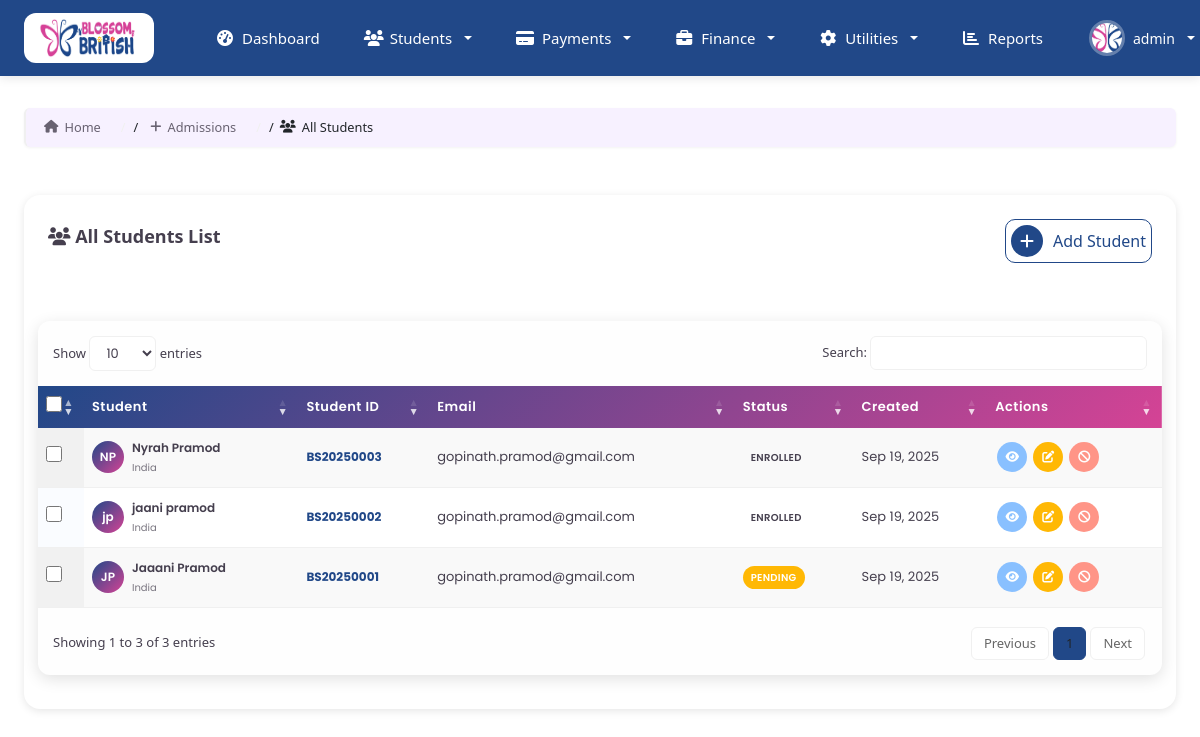
/admissions/students/ (signed in), run on the app's committed database.
### home/models.py (models this page shows, shortened)
class CustomUser(AbstractBaseUser, PermissionsMixin):
    email = models.EmailField(unique=True, verbose_name='email address')
    username = models.CharField(max_length=30, unique=True,verbose_name='username')
    first_name = models.CharField(max_length=30, blank=True, verbose_name='first name')
    last_name = models.CharField(max_length=30, blank=True, verbose_name='last name')
    is_active = models.BooleanField(default=True, verbose_name='active')
    is_staff = models.BooleanField(default=False, verbose_name='staff status')
    avatar = models.ImageField(upload_to='avatars/', blank=True, null=True)
    role = models.CharField(max_length=20,
                            choices=(
                                ("user","user"),
                                ("account","account"),
                                ("admin","admin"),
                            ),
                            default='user'
                            )
    date_joined = models.DateTimeField(auto_now_add=True, verbose_name='date joined')
    objects = CustomUserManager()
    USERNAME_FIELD = 'username'
    REQUIRED_FIELDS = ["first_name", "last_name", "email"]
    class Meta:
        verbose_name = 'user'
        verbose_name_plural = 'users'

### students/models.py (models this page shows, shortened)
class Student(models.Model):
    GENDER_CHOICES = [
        ('M', 'Male'),
        ('F', 'Female'),
    ]
    STATUS_CHOICES = [
        ('pending', 'Pending'),
        ('approved', 'Approved'),
        ('enrolled', 'Enrolled'),
        ('rejected', 'Rejected'),
        ('graduated', 'Graduated'),
        ('transferred', 'Transferred'),
        ('withdrawn', 'Withdrawn'),
    ]
    DAYS_CHOICES = [
        ('2_days', '2 Days'),
        ('3_days', '3 Days'),
        ('4_days', '4 Days'),
        ('5_days', '5 Days'),
        ('6_days', '6 Days'),
        ('full_week', 'Full Week'),
    ]
    id = models.UUIDField(primary_key=True, default=uuid.uuid4, editable=False)
    student_id = models.CharField(max_length=20, unique=True, blank=True)
    first_name = models.CharField(max_length=100)
    last_name = models.CharField(max_length=100)
    family_name = models.CharField(max_length=100, blank=True)
    nationality = models.CharField(max_length=100)
    gender = models.CharField(max_length=1, choices=GENDER_CHOICES)
    date_of_birth = models.DateField()
    age_at_enrollment = models.IntegerField(blank=True, null=True)
    religion = models.CharField(max_length=100, blank=True)
    child_emirates_id = models.CharField(max_length=20, blank=True)
    languages_spoken = models.TextField(blank=True)
    child_photo = models.ImageField(upload_to='student_photos/child/', blank=True, null=True)
    mother_photo = models.ImageField(upload_to='student_photos/mother/', blank=True, null=True)
    father_photo = models.ImageField(upload_to='student_photos/father/', blank=True, null=True)
    father_name = models.CharField(max_length=100)
    father_nationality = models.CharField(max_length=100)
    father_place_of_work = models.CharField(max_length=200, blank=True)
    father_position_held = models.CharField(max_length=200, blank=True)
    father_mobile = models.CharField(max_length=20, blank=True)
    father_work_telephone = models.CharField(max_length=20, blank=True)
    father_email = models.EmailField(blank=True)
    mother_name = models.CharField(max_length=100)
    mother_nationality = models.CharField(max_length=100)
    mother_place_of_work = models.CharField(max_length=200, blank=True)
    mother_position_held = models.CharField(max_length=200, blank=True)
    mother_mobile = models.CharField(max_length=20, blank=True)
    mother_work_telephone = models.CharField(max_length=20, blank=True)
    mother_email = models.EmailField(blank=True)
    siblings_info = models.TextField(blank=True, help_text="Sibling names and ages")
    home_telephone = models.CharField(max_length=20, blank=True)
    full_home_address = models.TextField()
    po_box_number = models.CharField(max_length=50, blank=True)
    city = models.CharField(max_length=100, default='Dubai')
    first_contact_person = models.CharField(max_length=100)
    first_contact_relationship = models.CharField(max_length=50)
    first_contact_telephone = models.CharField(max_length=20)
    second_contact_person = models.CharField(max_length=100, blank=True)
    second_contact_relationship = models.CharField(max_length=50, blank=True)
    second_contact_telephone = models.CharField(max_length=20, blank=True)
    term_to_begin = models.TextField(null=True, blank=True)
    days_per_week = models.CharField(max_length=10, choices=DAYS_CHOICES, default="5_days")
    hours_required = models.CharField(max_length=200, blank=True)
    class_room = models.ForeignKey(ClassRooms, on_delete=models.SET_NULL, null=True, blank=True)
    status = models.CharField(max_length=20, choices=STATUS_CHOICES, default='pending',null=True, blank=True)
    approved = models.BooleanField(default=False)
    year_of_admission = models.IntegerField()
    date_start = models.DateField(blank=True, null=True)
    date_end = models.DateField(blank=True, null=True)
    is_active = models.BooleanField(default=True)
    created_by = models.ForeignKey(User, on_delete=models.SET_NULL, null=True, blank=True)
    email = models.EmailField(blank=True)
    phone_number = models.CharField(max_length=20, blank=True)
    created_at = models.DateTimeField(auto_now_add=True)
    updated_at = models.DateTimeField(auto_now=True)
    parent_signature_date = models.DateField(blank=True, null=True)
    class Meta:
        ordering = ['-created_at']
        indexes = [
            models.Index(fields=['student_id']),
            models.Index(fields=['status']),
            models.Index(fields=['created_at']),
        ]
    def get_full_name(self):
        return f"{self.first_name} {self.last_name}"

### home/decorators.py (the view)
    def wrapper_func(request, *args, **kwargs):
        if request.user.is_authenticated:
            return view_func(request,*args,**kwargs)
        else:
            messages.info(request,"You are not logged in please login to continue")
            return redirect("signin")

### home/context_processors.py (called while the page is built)
def user_context(request):
    if isinstance(request.user, AnonymousUser):
        return {}
    return {
        'user_full_name': f"{request.user.first_name} {request.user.last_name}".strip(),
        'user_initials': f"{request.user.first_name[:1]}{request.user.last_name[:1]}".upper() if request.user.first_name and request.user.last_name else request.user.username[:2].upper(),
        'user_role_display': request.user.role.title() if hasattr(request.user, 'role') else 'User',
    }

### students/views.py (called while the page is built)
@unauthenticated_user
def student_list(request):
    students = Student.objects.all()
    context = {
        "students":students
    }
    return render(request,'students/all-students.html',context)

### templates/students/all-students.html (shortened to what this page needs)
{% extends 'auth_templates/index.html' %}
{% load static %}
{% block content %}
<div class="breadcrumb-container">
    <nav aria-label="breadcrumb" class="custom-breadcrumb">
        <div class="breadcrumb-wrapper">
            <ol class="breadcrumb-list">
                <li class="breadcrumb-item">
                    <a href="{% url 'index' %}" class="breadcrumb-link">
                        <i class="fas fa-home"></i>
                        <span>Home</span>
                    </a>
                </li>
                <li class="breadcrumb-item">
                    <a href="{% url 'index' %}" class="breadcrumb-link">
                        <i class="fas fa-plus"></i>
                        <span>Admissions</span>
                    </a>
                </li>
                <li class="breadcrumb-item active" aria-current="page">
                    <i class="fas fa-users"></i>
                    <span>All Students</span>
                </li>
            </ol>
        </div>
    </nav>
</div>
<div class="students-container">
    <div class="dashboard-card-1">
        <div class="card-header">
            <h3><i class="fas fa-users"></i> All Students List</h3>
            <a href="{% url 'student_create' %}" class="add-item-button">
                <span class="add-event"><i class="fas fa-plus"></i></span>
                <span style="margin-left: 10px;">Add Student</span>
            </a>
        </div>
        <div class="card-content">
            <div class="table-responsive-1">
                <table id="studentsTable" class="display">
                    <thead>
                        <tr>
                            <th><input type="checkbox" id="selectAll"></th>
                            <th>Student</th>
                            <th>Student ID</th>
                            <th>Email</th>
                            <th>Status</th>
                            <th>Created</th>
                            <th>Actions</th>
                        </tr>
                    </thead>
                    <tbody>
                        {% for student in students %}
                        <tr>
                            <td><input type="checkbox" class="student-checkbox" value="{{ student.pk }}"></td>
                            <td>
                                <div style="display: flex; align-items: center; gap: 8px;">
                                    <div class="avatar">
                                        {{ student.first_name|first }}{{ student.last_name|first }}
                                    </div>
                                    <div>
                                        <strong style="font-weight: 600; color: var(--e-global-color-text); font-size: 12px;">
                                            {{ student.get_full_name }}</strong>
                                        <br><small
                                            style="color: var(--e-global-color-text); opacity: 0.7; font-size: 10px;">
                                           {{ student.nationality }}</small>
                                    </div>
                                </div>
                            </td>
                            <td><strong style="color: var(--e-global-color-primary); font-size: 12px;">
                                   {{ student.student_id }}</strong></td>
                            <td style="color: var(--e-global-color-text); font-size: 12px;">
                               {{ student.email|default:"-" }}</td>
                            <td>
                                <span class="status-badge status-{{ student.status }}">
                                    {{ student.get_status_display }}
                                </span>
                            </td>
                            <td style="color: var(--e-global-color-text); font-size: 12px;">
                                {{ student.created_at|date:"M d, Y" }}</td>
                            <td>
                                <div style="display: flex; align-items: center; gap: 2px;">
                                    <a href="{% url 'student_detail' student.pk %}" title="View">
                                        <i class="fas fa-eye"></i>
                                    </a>
                                    <a href="{% url 'student_update' student.pk %}" title="Edit">
                                        <i class="fas fa-edit"></i>
                                    </a>
                                    {% if student.is_active %}
                                    <a href="{% url 'disable_student' student.pk %}" title="Disable">
                                        <i class="fas fa-ban"></i>
                                    </a>
                                    {% else %}
                                    <a href="{% url 'enable_student' student.pk %}" title="Enable">
                                        <i class="fas fa-check"></i>
                                    </a>
                                    {% endif %}
                                </div>
                            </td>
                        </tr>
                        {% endfor %}
                    </tbody>
                </table>
            </div>
        </div>
    </div>
</div>
<link rel="stylesheet" href="{%static 'css\jquery.dataTables.min.css' %}">
{% endblock %}

### templates/auth_templates/index.html (shortened to what this page needs)
<!DOCTYPE html>
{% load static %}
<html lang="en">
<head>
    <link rel="stylesheet" href="{% static 'css/styles.css' %}">
    <link href="https://cdnjs.cloudflare.com/ajax/libs/font-awesome/6.4.0/css/all.min.css" rel="stylesheet">
  <link href="{% static 'glightbox/glightbox.min.css' %}" rel="stylesheet">
    <link href="https://cdnjs.cloudflare.com/ajax/libs/bootstrap/5.3.2/css/bootstrap.min.css" rel="stylesheet">
    <link href="https://cdnjs.cloudflare.com/ajax/libs/font-awesome/6.4.0/css/all.min.css" rel="stylesheet">
</head>
<body>
 <nav class="navbar navbar-expand-lg custom-navbar sticky-top">
    <div class="container-fluid px-4">
        <a class="navbar-brand" href="{% url 'index' %}">
            <img src="{% static 'img/BB_LOGO_V1.png' %}" alt="Blossom British"  style="max-width: 100px;">
        </a>
        <div class="collapse navbar-collapse" id="navbarNav">
            <ul class="navbar-nav me-auto ms-4">
                <li class="nav-item">
                    <a class="nav-link" href="{% url 'index' %}">
                        <i class="fas fa-tachometer-alt"></i>
                        Dashboard
                    </a>
                </li>
                <li class="nav-item dropdown">
                    <a class="nav-link dropdown-toggle" href="#" role="button" data-bs-toggle="dropdown" aria-expanded="false">
                        <i class="fas fa-users"></i>
                        Students
                    </a>
                </li>
                <li class="nav-item dropdown">
                    <a class="nav-link dropdown-toggle" href="#" role="button" data-bs-toggle="dropdown" aria-expanded="false">
                        <i class="fas fa-credit-card"></i>
                        Payments
                    </a>
                </li>
                <li class="nav-item dropdown">
                    <a class="nav-link dropdown-toggle" href="#" role="button" data-bs-toggle="dropdown" aria-expanded="false">
                        <i class="fas fa-briefcase"></i> Finance
                    </a>
                </li>
                <li class="nav-item dropdown">
                    <a class="nav-link dropdown-toggle" href="#" role="button" data-bs-toggle="dropdown" aria-expanded="false">
                        <i class="fas fa-cog"></i>
                        Utilities
                    </a>
                </li>
                <li class="nav-item">
                    <a class="nav-link" href="{% url 'reports_dashboard' %}">
                        <i class="fas fa-chart-bar"></i> Reports
                    </a>
                </li>
            </ul>
            <ul class="navbar-nav ms-auto">
                <li class="nav-item dropdown">
                    <a class="nav-link dropdown-toggle user-menu text-white" href="#" role="button" data-bs-toggle="dropdown" aria-expanded="false">
                        {% if user.avatar %}
                            <img src="{{ user.avatar.url }}" alt="User" class="user-avatar">
                        {% else %}
                            <img src="{% static 'img/userplaceholder.png' %}" alt="User" class="user-avatar">
                        {% endif %}
                        <span class="user-name">{{ user.username }}</span>
                    </a>
                </li>
            </ul>
        </div>
    </div>
</nav>
<main class="main-content">
    <div class="dashboard-container">
        {% block content %}{% endblock %}
    </div>
</main>
</body>
</html>

### data on the page
CustomUser: avatar (picture), username "admin"
Student: first_name|first "N", last_name|first "P", get_full_name "Nyrah Pramod", nationality "India", student_id "BS20250003", email "gopinath.pramod@gmail.com", status "ENROLLED", created_at "Sep 19, 2025", is_active True (drawn)
Student: first_name|first "j", last_name|first "p", get_full_name "jaani pramod", nationality "India", student_id "BS20250002", email "gopinath.pramod@gmail.com", status "ENROLLED", created_at "Sep 19, 2025", is_active True (drawn)
Student: first_name|first "J", last_name|first "P", get_full_name "Jaaani Pramod", nationality "India", student_id "BS20250001", email "gopinath.pramod@gmail.com", status "PENDING", created_at "Sep 19, 2025", is_active True (drawn)
